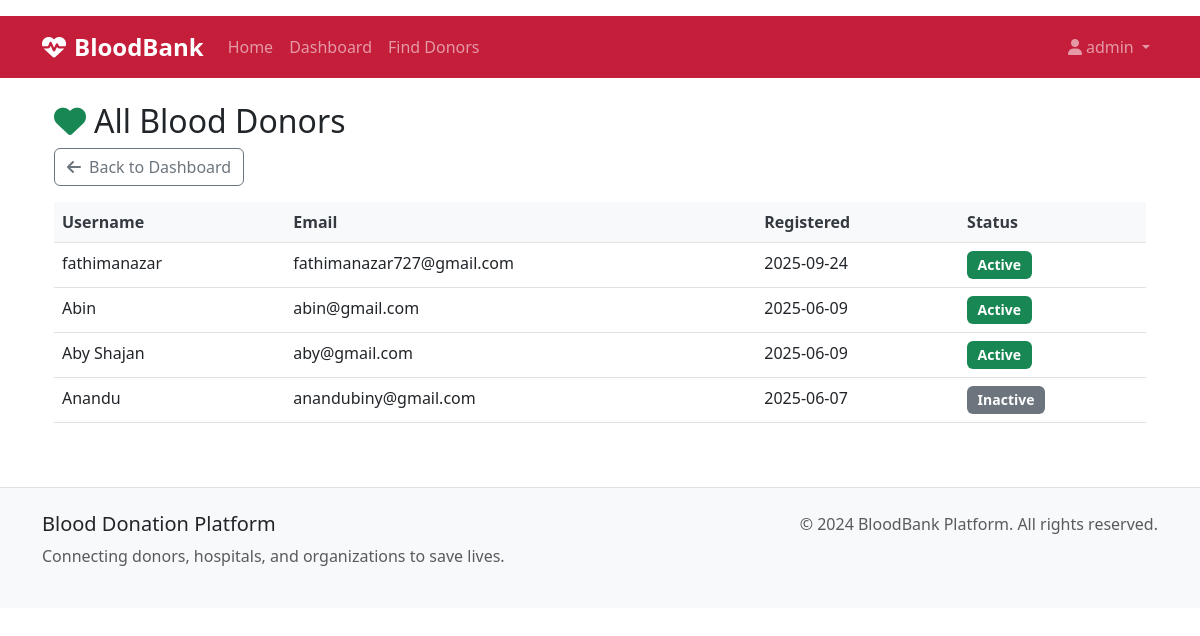
The app's page /admin/donors (signed in), older data.
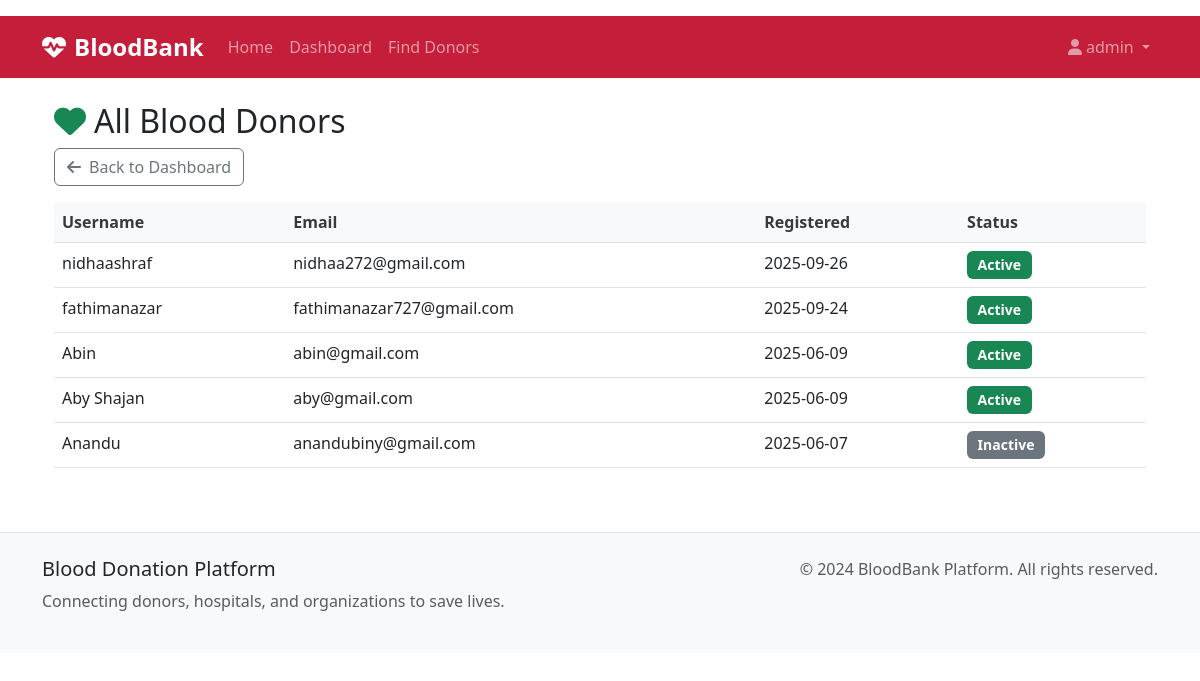
The same page, newer data.
### models.py (models this page shows, shortened)
class User(db.Model):
    id = db.Column(db.Integer, primary_key=True)
    username = db.Column(db.String(80), unique=True, nullable=False)
    email = db.Column(db.String(120), unique=True, nullable=False)
    password_hash = db.Column(db.String(256), nullable=False)
    role = db.Column(db.String(20), nullable=False)  # donor, hospital, organization, admin
    created_at = db.Column(db.DateTime, default=datetime.utcnow)
    is_active = db.Column(db.Boolean, default=True)
    donor_profile = db.relationship('DonorProfile', backref='user', uselist=False)
    hospital_profile = db.relationship('HospitalProfile', backref='user', uselist=False)
    organization_profile = db.relationship('OrganizationProfile', backref='user', uselist=False)

### routes.py (the view)
@app.route('/admin/donors')
@role_required(['admin'])
def admin_list_donors():
    donors = User.query.filter_by(role='donor').order_by(User.created_at.desc()).all()
    return render_template('admin/list_donors.html', donors=donors)

### utils.py (called while the page is built)
def role_required(roles):
    def decorator(f):
        @wraps(f)
        def decorated_function(*args, **kwargs):
            if 'user_id' not in session:
                flash('Please log in to access this page.', 'warning')
                return redirect(url_for('login'))
            user = User.query.get(session['user_id'])
            if not user or user.role not in roles:
                flash('You do not have permission to access this page.',
                      'error')
                return redirect(url_for('dashboard'))
            return f(*args, **kwargs)
        return decorated_function
    return decorator

### templates/admin/list_donors.html (shortened to what this page needs)
{% extends 'base.html' %}
{% block content %}
<div class="container my-4">
    <h2><i class="fas fa-heart me-2 text-success"></i>All Blood Donors</h2>
    <a href="{{ url_for('admin_dashboard') }}" class="btn btn-outline-secondary mb-3">
        <i class="fas fa-arrow-left me-2"></i>Back to Dashboard
    </a>
    <div class="table-responsive">
        <table class="table table-hover">
            <thead class="table-light">
                <tr>
                    <th>Username</th>
                    <th>Email</th>
                    <th>Registered</th>
                    <th>Status</th>
                </tr>
            </thead>
            <tbody>
                {% for donor in donors %}
                <tr>
                    <td>{{ donor.username }}</td>
                    <td>{{ donor.email }}</td>
                    <td>{{ donor.created_at.strftime('%Y-%m-%d') }}</td>
                    <td>{% if donor.is_active %}<span class="badge bg-success">Active</span>{% else %}<span class="badge bg-secondary">Inactive</span>{% endif %}</td>
                </tr>
                {% endfor %}
            </tbody>
        </table>
    </div>
</div>
{% endblock %}

Row changes from the older to the newer data that the page shows:
added User: username "nidhaashraf", email "nidhaa272@gmail.com", created_at "2025-09-26", is_active "Active"
